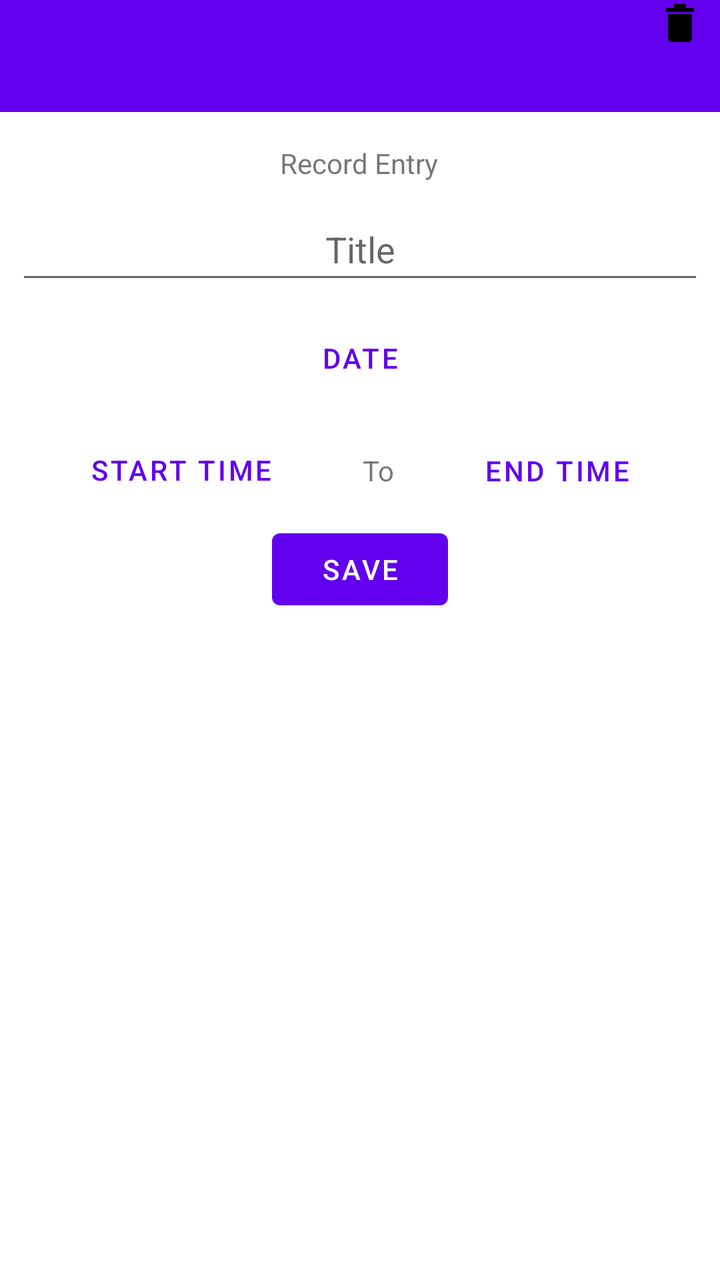
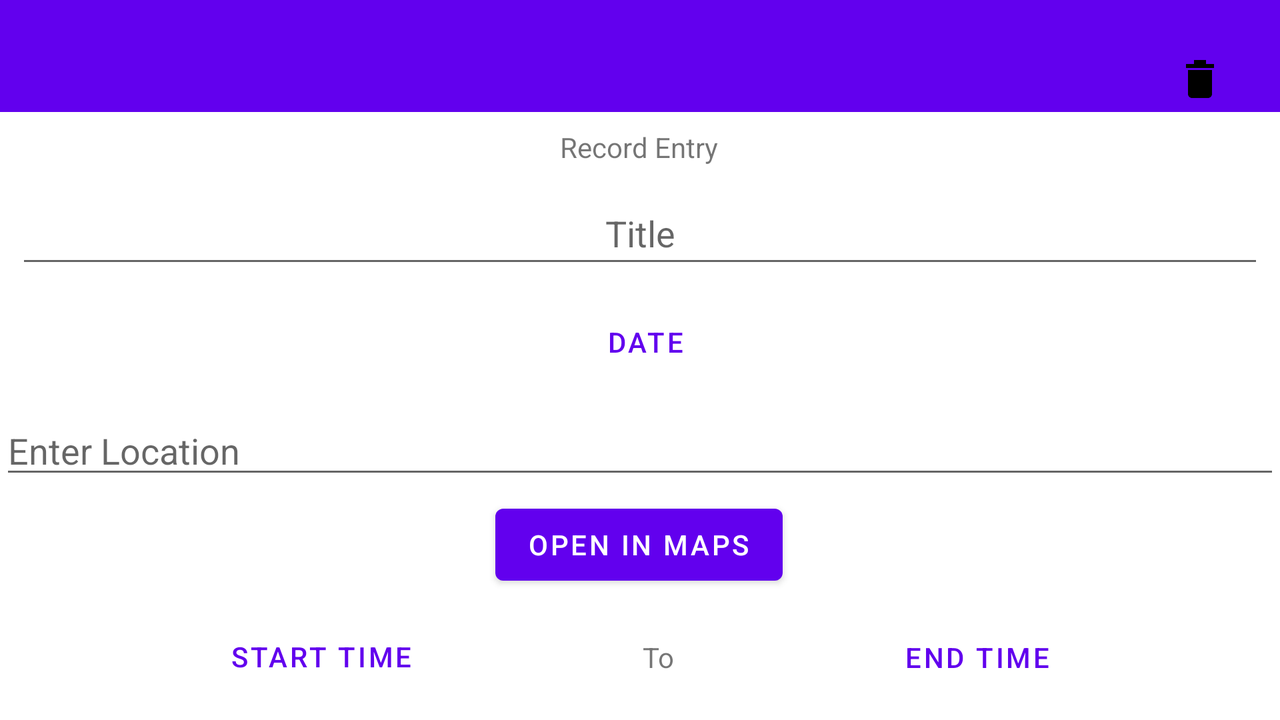

Two renders of one Android screen. The first uses the default layout on a phone; the second uses the alternative layout the repository ships for a different screen configuration, on a matching device. The two XML files are below.
<!-- AndroidManifest.xml: application theme Theme.JournalApp -->
<!-- res/layout/fragment_entry_details.xml -->
<?xml version="1.0" encoding="utf-8"?>
<androidx.constraintlayout.widget.ConstraintLayout xmlns:android="http://schemas.android.com/apk/res/android"
    xmlns:app="http://schemas.android.com/apk/res-auto"
    xmlns:tools="http://schemas.android.com/tools"
    android:id="@+id/layout_entry_detail"
    android:layout_width="match_parent"
    android:layout_height="match_parent">
  <include layout="@layout/toolbar_layout" />

  <TextView
      android:id="@+id/record_entry"
      android:layout_width="wrap_content"
      android:layout_height="wrap_content"
      android:layout_marginTop="72dp"
      android:text="@string/record_entry"
      app:layout_constraintEnd_toEndOf="parent"
      app:layout_constraintHorizontal_bias="0.498"
      app:layout_constraintStart_toStartOf="parent"
      app:layout_constraintTop_toTopOf="parent" />

  <EditText
      android:id="@+id/edit_title"
      android:layout_width="0dp"
      android:layout_height="wrap_content"
      android:layout_marginStart="8dp"
      android:layout_marginTop="8dp"
      android:layout_marginEnd="8dp"
      android:autofillHints="@string/title_label"
      android:ems="10"
      android:hint="@string/title_label"
      android:inputType="text"
      android:minHeight="48dp"
      android:textAlignment="center"
      app:layout_constraintEnd_toEndOf="parent"
      app:layout_constraintStart_toStartOf="parent"
      app:layout_constraintTop_toBottomOf="@+id/record_entry" />

  <Button
      android:id="@+id/btn_entry_date"
      style="?android:buttonBarButtonStyle"
      android:layout_width="wrap_content"
      android:layout_height="wrap_content"
      android:layout_marginTop="8dp"
      android:text="@string/date"
      app:layout_constraintEnd_toEndOf="parent"
      app:layout_constraintStart_toStartOf="parent"
      app:layout_constraintTop_toBottomOf="@+id/edit_title" />

  <Button
      android:id="@+id/btn_start_time"
      style="?android:buttonBarButtonStyle"
      android:layout_width="wrap_content"
      android:layout_height="wrap_content"
      android:layout_marginTop="8dp"
      android:text="@string/start_time"
      app:layout_constraintEnd_toStartOf="@+id/textView"
      app:layout_constraintHorizontal_bias="0.5"
      app:layout_constraintStart_toStartOf="parent"
      app:layout_constraintTop_toBottomOf="@+id/btn_entry_date" />

  <TextView
      android:id="@+id/textView"
      android:layout_width="wrap_content"
      android:layout_height="wrap_content"
      android:text="@string/to"
      app:layout_constraintBottom_toBottomOf="@+id/btn_start_time"
      app:layout_constraintEnd_toStartOf="@+id/btn_end_time"
      app:layout_constraintHorizontal_bias="0.5"
      app:layout_constraintStart_toEndOf="@+id/btn_start_time"
      app:layout_constraintTop_toTopOf="@+id/btn_start_time" />

  <Button
      android:id="@+id/btn_end_time"
      style="?android:buttonBarButtonStyle"
  android:layout_width="wrap_content"
  android:layout_height="wrap_content"
  android:text="@string/end_time"
  app:layout_constraintBottom_toBottomOf="@+id/textView"
  app:layout_constraintEnd_toEndOf="parent"
  app:layout_constraintHorizontal_bias="0.5"
  app:layout_constraintStart_toEndOf="@+id/textView"
  app:layout_constraintTop_toTopOf="@+id/textView" />

  <Button
      android:id="@+id/btn_save"
      android:layout_width="wrap_content"
      android:layout_height="wrap_content"
      android:layout_marginTop="16dp"
      android:text="@string/save_label"
      app:layout_constraintEnd_toEndOf="parent"
      app:layout_constraintStart_toStartOf="parent"
      app:layout_constraintTop_toBottomOf="@+id/textView" />





















  <ImageButton
      android:id="@+id/btn_share_entry"
      android:layout_width="wrap_content"
      android:layout_height="wrap_content"
      android:layout_marginTop="16dp"
  android:layout_marginEnd="8dp"
  android:background="?attr/selectableItemBackground"
  android:contentDescription="Share Entry"
  android:src="@drawable/ic_share"
  app:layout_constraintEnd_toStartOf="@+id/btn_delete_entry"
  app:layout_constraintTop_toTopOf="parent" />

  <ImageButton
      android:id="@+id/btn_delete_entry"
      android:layout_width="wrap_content"
      android:layout_height="wrap_content"
      android:layout_marginEnd="8dp"
      android:background="?attr/selectableItemBackground"
      android:contentDescription="@string/delete_entry"
      android:src="@drawable/ic_delete"
      app:layout_constraintEnd_toEndOf="parent"
      tools:layout_editor_absoluteY="16dp" />


</androidx.constraintlayout.widget.ConstraintLayout>
<!-- res/layout/toolbar_layout.xml (included above) -->
<?xml version="1.0" encoding="utf-8"?>
<androidx.appcompat.widget.Toolbar xmlns:android="http://schemas.android.com/apk/res/android"
android:id="@+id/toolbar"
android:layout_width="match_parent"
android:layout_height="?attr/actionBarSize"
android:background="?attr/colorPrimary"
android:theme="@style/ThemeOverlay.AppCompat.Dark.ActionBar"
android:popupTheme="@style/ThemeOverlay.AppCompat.Light">


































</androidx.appcompat.widget.Toolbar>
<!-- resources referenced by this layout -->
<resources>
  <!-- drawable ic_delete (drawable) -->
  <?xml version="1.0" encoding="utf-8"?>
  <vector xmlns:android="http://schemas.android.com/apk/res/android"
      android:width="24dp"
      android:height="24dp"
      android:viewportWidth="24"
      android:viewportHeight="24">
      <path
          android:fillColor="#FF000000"
          android:pathData="M6,19c0,1.1,0.9,2,2,2h8c1.1,0,2-0.9,2-2V7H6V19zM9,2v2H5v2h14V4h-4V2H9z"/>
  </vector>
  <string name="date">Date</string>
  <string name="delete_entry">Delete Entry</string>
  <string name="end_time">End Time</string>
  <string name="record_entry">Record Entry</string>
  <string name="save_label">Save</string>
  <string name="start_time">Start Time</string>
  <string name="title_label">Title</string>
  <string name="to">To</string>
  <style name="Theme.JournalApp" parent="Theme.MaterialComponents.DayNight.DarkActionBar">
      
      <item name="windowActionBar">false</item>
      <item name="windowNoTitle">true</item>
      <item name="colorPrimary">@color/purple_500</item>
      <item name="colorPrimaryVariant">@color/purple_700</item>
      <item name="colorOnPrimary">@color/white</item>
      
      <item name="colorSecondary">@color/teal_200</item>
      <item name="colorSecondaryVariant">@color/teal_700</item>
      <item name="colorOnSecondary">@color/black</item>
      
      <item name="android:statusBarColor" tools:targetApi="l">?attr/colorPrimaryVariant</item>
      
    </style>
</resources>
<!-- res/layout-land/fragment_entry_details.xml (the repository's variant of the layout above) -->
<!-- drawn on the phone turned sideways -->
<?xml version="1.0" encoding="utf-8"?>
<androidx.constraintlayout.widget.ConstraintLayout xmlns:android="http://schemas.android.com/apk/res/android"
    xmlns:app="http://schemas.android.com/apk/res-auto"
    xmlns:tools="http://schemas.android.com/tools"
    android:id="@+id/layout_entry_detail"
    android:layout_width="match_parent"
    android:layout_height="match_parent">
    <include layout="@layout/toolbar_layout" />

    <TextView
        android:id="@+id/record_entry"
        android:layout_width="wrap_content"
        android:layout_height="wrap_content"
        android:layout_marginTop="64dp"
        android:text="@string/record_entry"
        app:layout_constraintEnd_toEndOf="parent"
        app:layout_constraintHorizontal_bias="0.499"
        app:layout_constraintStart_toStartOf="parent"
        app:layout_constraintTop_toTopOf="parent" />

    <EditText
        android:id="@+id/edit_title"
        android:layout_width="0dp"
        android:layout_height="wrap_content"
        android:layout_marginStart="8dp"
        android:layout_marginTop="8dp"
        android:layout_marginEnd="8dp"
        android:autofillHints="@string/title_label"
        android:ems="10"

        android:hint="@string/title_label"
        android:inputType="text"
        android:minHeight="48dp"
        android:textAlignment="center"
        app:layout_constraintEnd_toEndOf="parent"
        app:layout_constraintHorizontal_bias="0.0"
        app:layout_constraintStart_toStartOf="parent"
        app:layout_constraintTop_toBottomOf="@+id/record_entry" />

    <Button
        android:id="@+id/btn_entry_date"
        style="?android:buttonBarButtonStyle"
        android:layout_width="wrap_content"
        android:layout_height="48dp"
        android:layout_marginTop="8dp"
        android:contentDescription="Select Date"
        android:text="@string/date"
        app:layout_constraintEnd_toEndOf="parent"
        app:layout_constraintHorizontal_bias="0.505"
        app:layout_constraintStart_toStartOf="parent"
        app:layout_constraintTop_toBottomOf="@+id/edit_title" />


    <EditText
        android:id="@+id/edit_location"
        android:layout_width="0dp"
        android:layout_height="wrap_content"
        android:layout_marginTop="8dp"
        android:hint="Enter Location"
        android:inputType="text"
        app:layout_constraintEnd_toEndOf="parent"
        app:layout_constraintHorizontal_bias="0.0"
        app:layout_constraintStart_toStartOf="parent"
        app:layout_constraintTop_toBottomOf="@+id/btn_entry_date" />

    <Button
        android:id="@+id/btn_location"
        android:layout_width="wrap_content"
        android:layout_height="wrap_content"
        android:layout_marginTop="4dp"
        android:text="Open in Maps"
        app:layout_constraintEnd_toEndOf="parent"
        app:layout_constraintHorizontal_bias="0.499"
        app:layout_constraintStart_toStartOf="parent"
        app:layout_constraintTop_toBottomOf="@+id/edit_location" />

    <Button
        android:id="@+id/btn_start_time"
        style="?android:buttonBarButtonStyle"
        android:layout_width="wrap_content"
        android:layout_height="wrap_content"
        android:layout_marginTop="8dp"
        android:contentDescription="Select Start Time"
        android:text="@string/start_time"
        app:layout_constraintEnd_toStartOf="@+id/textView"
        app:layout_constraintHorizontal_bias="0.5"
        app:layout_constraintStart_toStartOf="parent"
        app:layout_constraintTop_toBottomOf="@+id/btn_location" />

    <TextView
        android:id="@+id/textView"
        android:layout_width="wrap_content"
        android:layout_height="wrap_content"
        android:text="@string/to"
        app:layout_constraintBottom_toBottomOf="@+id/btn_start_time"
        app:layout_constraintEnd_toStartOf="@+id/btn_end_time"
        app:layout_constraintHorizontal_bias="0.5"
        app:layout_constraintStart_toEndOf="@+id/btn_start_time"
        app:layout_constraintTop_toTopOf="@+id/btn_start_time" />

    <Button
        android:id="@+id/btn_end_time"
        style="?android:buttonBarButtonStyle"
        android:layout_width="wrap_content"
        android:layout_height="wrap_content"
        android:text="@string/end_time"
        app:layout_constraintBottom_toBottomOf="@+id/textView"
        app:layout_constraintEnd_toEndOf="parent"
        android:contentDescription="Select End Time"
        app:layout_constraintHorizontal_bias="0.5"
        app:layout_constraintStart_toEndOf="@+id/textView"
        app:layout_constraintTop_toTopOf="@+id/textView" />

    <Button
        android:id="@+id/btn_save"
        android:layout_marginTop="16dp"
        android:layout_width="wrap_content"
        android:layout_height="48dp"
        android:layout_marginEnd="16dp"
        android:text="@string/save_label"
        app:layout_constraintEnd_toEndOf="parent"
        app:layout_constraintStart_toStartOf="parent"
        app:layout_constraintTop_toBottomOf="@+id/textView"
        app:layout_constraintBottom_toBottomOf="parent"
        android:layout_marginBottom="16dp"/>

    <ImageButton
        android:id="@+id/btn_share_entry"
        android:layout_width="48dp"
        android:layout_height="48dp"
        android:layout_marginTop="16dp"
        android:layout_marginEnd="16dp"
        android:background="?attr/selectableItemBackground"
        android:contentDescription="Share Entry"
        android:src="@drawable/ic_share"
        app:layout_constraintEnd_toStartOf="@+id/btn_delete_entry"
        app:layout_constraintTop_toTopOf="parent" />

    <ImageButton
        android:id="@+id/btn_delete_entry"
        android:layout_width="48dp"
        android:layout_height="48dp"
        android:layout_marginTop="16dp"
        android:layout_marginEnd="16dp"
        android:layout_alignBottom="@id/btn_share_entry"
        android:background="?attr/selectableItemBackground"
        android:contentDescription="@string/delete_entry"
        android:src="@drawable/ic_delete"
        app:layout_constraintEnd_toEndOf="parent"
        app:layout_constraintTop_toTopOf="parent" />


</androidx.constraintlayout.widget.ConstraintLayout>
